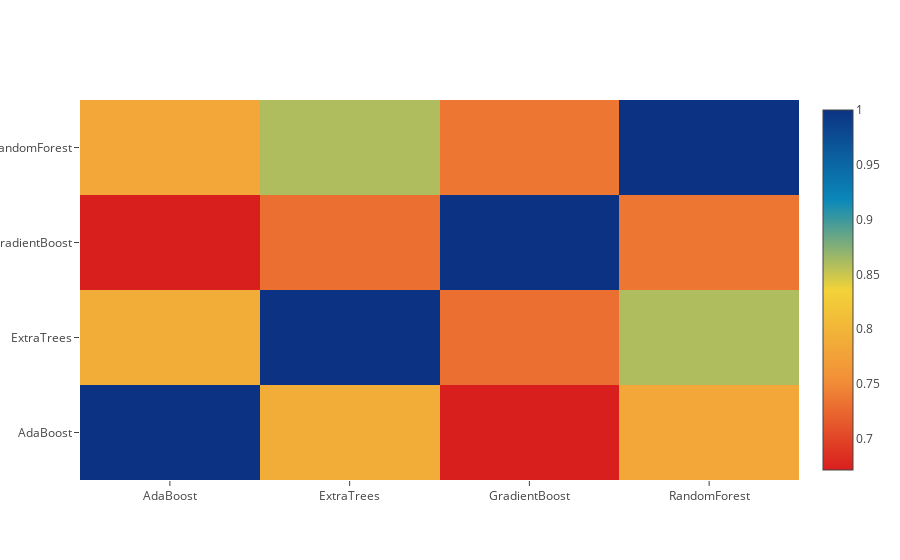

Notebook source saved alongside this figure:
### Markdown cell above
**Correlation Heatmap of the Second Level Training set**

### Code cell
data = [
    go.Heatmap(
        z= base_predictions_train.astype(float).corr().values ,
        x=base_predictions_train.columns.values,
        y= base_predictions_train.columns.values,
          colorscale='Portland',
            showscale=True,
            reversescale = True
    )
]
py.iplot(data, filename='labelled-heatmap')

### Figure 1 — Plotly figure (JSON) as saved in the notebook; plotly's stock layout.template omitted (floating-point values rounded to 4 significant figures)
{"data": [{"colorscale": "Portland", "reversescale": true, "showscale": true, "type": "heatmap", "x": ["AdaBoost", "ExtraTrees", "GradientBoost", "RandomForest"], "y": ["AdaBoost", "ExtraTrees", "GradientBoost", "RandomForest"], "z": [[1, 0.7897, 0.6716, 0.7823], [0.7897, 1, 0.7303, 0.8596], [0.6716, 0.7303, 1, 0.7353], [0.7823, 0.8596, 0.7353, 1]]}], "layout": {}}
